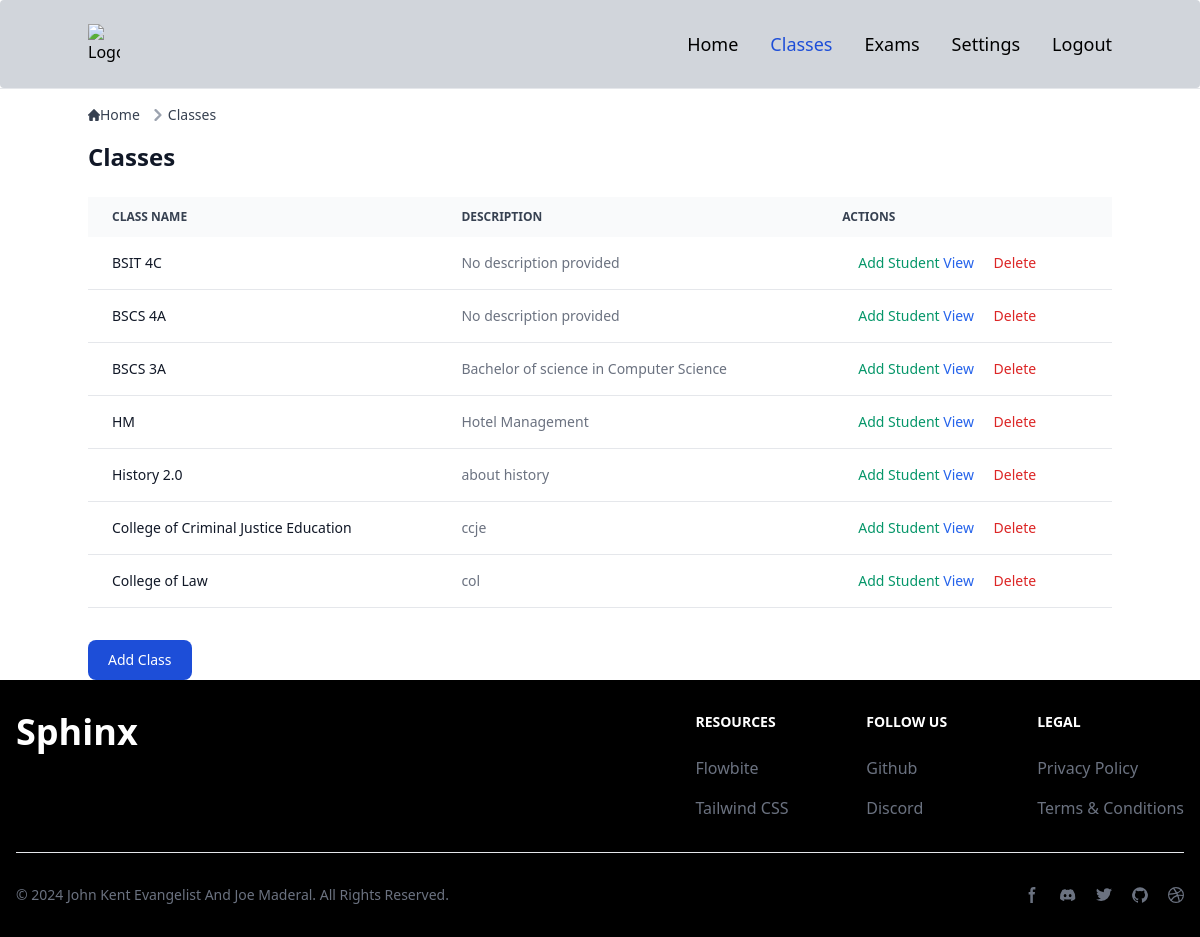
Page /classes/ (signed in) on the committed database.
### smartscoreapp/models.py (models this page shows, shortened)
class Class(models.Model):
    name = models.CharField(max_length=100)
    description = models.TextField(blank=True)
    user = models.ForeignKey(settings.AUTH_USER_MODEL, on_delete=models.CASCADE)

### smartscoreapp/views.py (the view)
# urls.py: path('classes/', classes_view, name='classes'),
@login_required
def classes_view(request):
    user_instance = request.user  # Get the logged-in User instance
    if request.method == 'POST':
        form = ClassNameForm(request.POST)
        if form.is_valid():
            new_class = form.save(commit=False)
            new_class.user = user_instance  # Associate the logged-in user with the class
            new_class.save()
            return redirect('classes')  # Redirect to the classes page after successful creation
    else:
        if user_instance.is_superuser:
            classes = Class.objects.all()
        else:
            classes = Class.objects.filter(user=user_instance)
    context = {
        'classes': classes,
        'form': ClassNameForm()  # Assuming ClassNameForm is your form for adding a new class
    }
    return render(request, 'classes.html', context)

### templates/classes.html (shortened to what this page needs)
{% extends "base.html" %}
{% block content %}
<nav class="flex mb-4" aria-label="Breadcrumb">
  <ol class="inline-flex items-center space-x-1 md:space-x-2 rtl:space-x-reverse">
    <li class="inline-flex items-center">
      <a href="{% url 'index' %}" class="inline-flex items-center text-sm font-medium text-gray-700 hover:text-blue-600 dark:text-gray-400 dark:hover:text-white">
        Home
      </a>
    </li>
    <li class="flex items-center">
      <svg class="rtl:rotate-180 w-3 h-3 text-gray-400 mx-1" aria-hidden="true" xmlns="http://www.w3.org/2000/svg" fill="none" viewBox="0 0 6 10">
        <path stroke="currentColor" stroke-linecap="round" stroke-linejoin="round" stroke-width="2" d="m1 9 4-4-4-4"/>
      </svg>
      <a href="{% url 'classes' %}" class="text-sm font-medium text-gray-700 hover:text-blue-600 dark:text-gray-400 dark:hover:text-white">Classes</a>
    </li>
  </ol>
</nav>
<h1 class="text-2xl font-semibold text-gray-900 dark:text-white mb-6">Classes</h1>
<div class="relative overflow-x-auto mb-6">
  <table class="w-full text-sm text-left rtl:text-right text-gray-500 dark:text-gray-400">
    <thead class="text-xs text-gray-700 uppercase bg-gray-50 dark:bg-gray-700 dark:text-gray-400">
      <tr>
        <th scope="col" class="px-6 py-3">Class Name</th>
        <th scope="col" class="px-6 py-3">Description</th>
        <th scope="col" class="px-6 py-3">Actions</th>
      </tr>
    </thead>
    <tbody>
      {% for class in classes %}
        <tr class="bg-white border-b dark:bg-gray-800 dark:border-gray-700">
          <td class="px-6 py-4 font-medium text-gray-900 dark:text-white">{{ class.name }}</td>
          <td class="px-6 py-4">{{ class.description }}</td>
          <td class="px-6 py-4">
            <button data-modal-target="add-student-modal-{{ class.id }}" data-modal-toggle="add-student-modal-{{ class.id }}" class="text-green-600 hover:underline ml-4">Add Student</button>
            <a href="{% url 'class_detail' class.id %}" class="text-blue-600 hover:underline">View</a>
            <a href="{% url 'delete_class' class.id %}" class="text-red-600 hover:underline ml-4" onclick="return confirm('Are you sure you want to delete this class?');">Delete</a>
          </td>
        </tr>
      {% empty %}
        <tr class="bg-white border-b dark:bg-gray-800 dark:border-gray-700">
          <td colspan="3" class="px-6 py-4 text-center text-gray-500 dark:text-gray-400">No classes available.</td>
        </tr>
      {% endfor %}
    </tbody>
  </table>
</div>
<div class="add-class-section mt-8">
  <button data-modal-target="add-class-modal" data-modal-toggle="add-class-modal" class="block text-white bg-blue-700 hover:bg-blue-800 focus:ring-4 focus:outline-none focus:ring-blue-300 font-medium rounded-lg text-sm px-5 py-2.5 text-center dark:bg-blue-600 dark:hover:bg-blue-700 dark:focus:ring-blue-800" type="button">
    Add Class
  </button>
</div>
{% endblock %}

### rows in the picture
Class: name "BSIT 4C", description "No description provided"
Class: name "BSCS 4A", description "No description provided"
Class: name "BSCS 3A", description "Bachelor of science in Computer Science"
Class: name "HM", description "Hotel Management"
Class: name "History 2.0", description "about history"
Class: name "College of Criminal Justice Education", description "ccje"
Class: name "College of Law", description "col"
